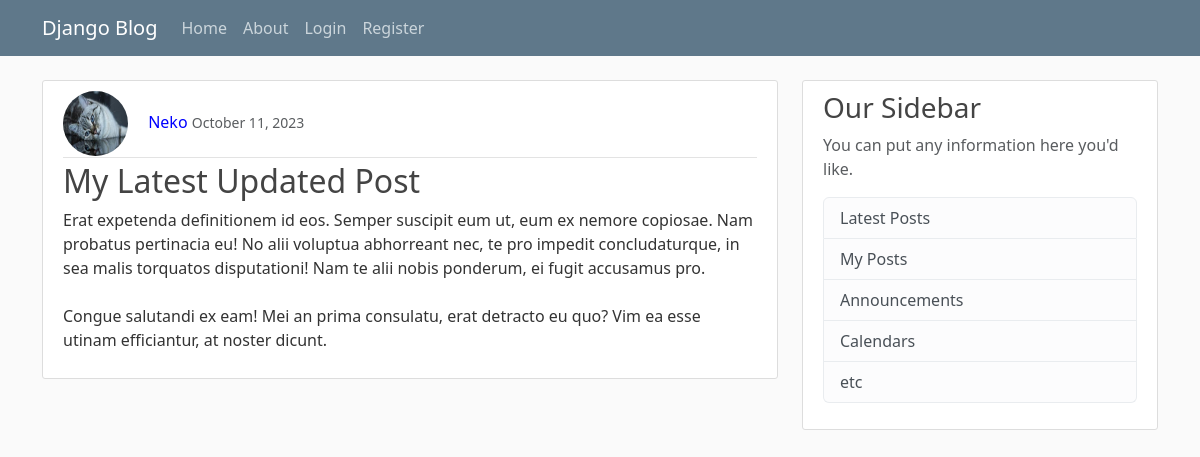
Screenshot of /post/43/ with the database file from the repository.
### blog/models.py (models this page shows, shortened)
class Post(models.Model):
	title = models.CharField(max_length=100)
	content = models.TextField()
	date_posted = models.DateTimeField(default=timezone.now)
	author = models.ForeignKey(User, on_delete=models.CASCADE)

### users/models.py (models this page shows, shortened)
class Profile(models.Model):
	user = models.OneToOneField(User, on_delete=models.CASCADE)
	image = models.ImageField(default='default.jpg', upload_to='profie_pics')

### blog/views.py (the view)
# urls.py: path('post/<int:pk>/', PostDetailView.as_view(), name='post-detail'),
class PostDetailView(DetailView):
	model = Post

### blog/templates/blog/post_detail.html (shortened to what this page needs)
{% extends "blog/base.html" %}
{% block content %}
		<article class="media content-section">
          <div class="media-body">
            <div class="article-metadata">
              <img class="rounded-circle article-img" src="{{ object.author.profile.image.url }}">
              <a class="mr-2" href="#">{{ object.author }}</a>
              <small class="text-muted">{{ object.date_posted | date:"F d, Y"}}</small>
            </div>
            <h2 class="aritcle-title">{{ object.title }}</h2>
            <p class="article-content">{{ object.content }}</p>
          </div>
      </article>
{% endblock content %}

### blog/static/blog/main.css (style rules this page uses)
body { background: #fafafa; color: #333333; margin-top: 5rem; }
h1, h2, h3, h4, h5, h6 { color: #444444; }
a { color:blue; text-decoration: none; }
.content-section { background: #ffffff; padding: 10px 20px; border: 1px solid #dddddd; border-radius: 3px; margin-bottom: 20px; }
.article-content { white-space: pre-line; }
.article-img { height: 65px; width: 65px; margin-right: 16px; }
.article-metadata { padding-bottom: 1px; margin-bottom: 4px; border-bottom: 1px solid #e3e3e3 }

### rows the page displays
Post: author.profile.image (picture), author "Neko", date_posted "October 11, 2023", title "My Latest Updated Post", content "Erat expetenda definitionem id eos. Semper suscipit eum ut, eum ex nemore copiosae. Nam probatus pertinacia eu! No alii voluptua abhorreant nec, te pro impedit concludaturque, in sea malis torquatos disputationi! Nam te alii nobis ponderum, ei fugit accusamus pro. Congue salutandi ex eam! Mei an prima consulatu, erat detracto eu quo? Vim ea esse utinam efficiantur, at noster dicunt."
